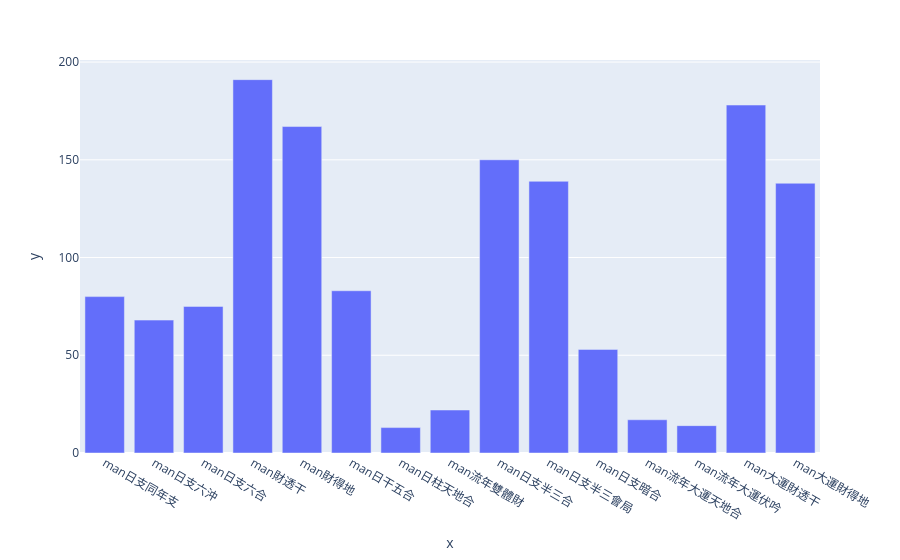

Notebook source saved alongside this figure:
### Code cell
#for the columns that are boolean, count the number of True, and plot a bar chart to see the distribution
# create a list of columns that are boolean
boolean_cols = [col for col in df_filtered.columns if df_filtered[col].dtype == 'bool']
boolean_cols

# create a new df with only the boolean columns
df_bool = df_filtered[df_filtered['當令'] == 1][boolean_cols]
df_bool

# count the number of True and False in each column and show all the result
for col in df_bool.columns:
    print(col,df_bool[col].value_counts()[1])
    # print('-------------------')

# df_bool.sum()
#size 


# # plot a bar chart to see the distribution using plotly
import plotly.express as px

#graph size

px.bar(df_bool.sum(), x=df_bool.sum().index, y=df_bool.sum().values)

### Figure 1 — Plotly figure (JSON) as saved in the notebook; plotly's stock layout.template omitted (floating-point values rounded to 4 significant figures)
{"data": [{"alignmentgroup": "True", "hovertemplate": "x=%{x}<br>y=%{y}<extra></extra>", "legendgroup": "", "marker": {"color": "#636efa", "pattern": {"shape": ""}}, "name": "", "offsetgroup": "", "orientation": "v", "showlegend": false, "textposition": "auto", "type": "bar", "x": ["man日支同年支", "man日支六沖", "man日支六合", "man財透干", "man財得地", "man日干五合", "man日柱天地合", "man流年雙體財", "man日支半三合", "man日支半三會局", "man日支暗合", "man流年大運天地合", "man流年大運伏吟", "man大運財透干", "man大運財得地"], "xaxis": "x", "y": [80, 68, 75, 191, 167, 83, 13, 22, 150, 139, 53, 17, 14, 178, 138], "yaxis": "y"}], "layout": {"barmode": "relative", "legend": {"tracegroupgap": 0}, "margin": {"t": 60}, "xaxis": {"anchor": "y", "domain": [0, 1], "title": {"text": "x"}}, "yaxis": {"anchor": "x", "domain": [0, 1], "title": {"text": "y"}}}}
